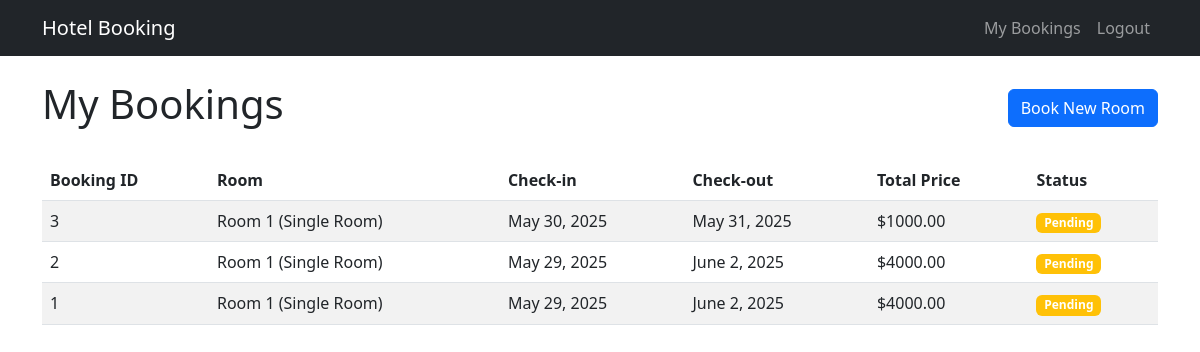
Before: /history/ (signed in) with the older database file.
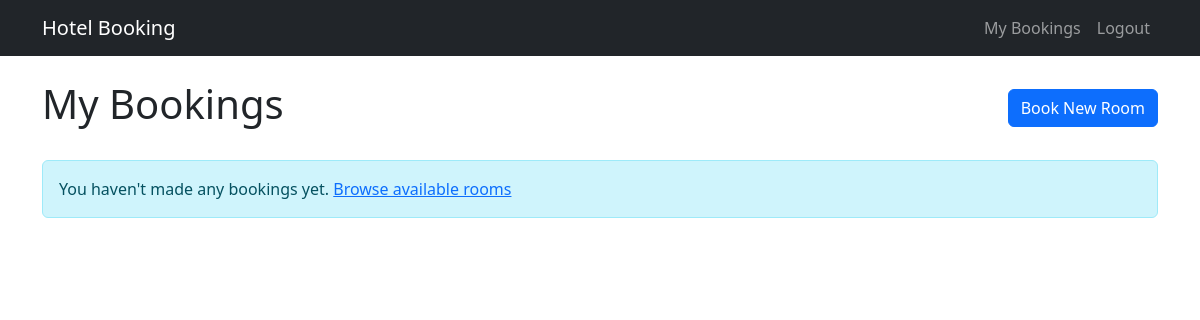
After: the same page with the newer database file.
### bookings/models.py (models this page shows, shortened)
class Booking(models.Model):
    STATUS_CHOICES = [
        ('PENDING', 'Pending'),
        ('CONFIRMED', 'Confirmed'),
        ('CANCELLED', 'Cancelled'),
    ]
    user = models.ForeignKey(User, on_delete=models.CASCADE)
    room = models.ForeignKey(Room, on_delete=models.CASCADE)
    check_in_date = models.DateField()
    check_out_date = models.DateField()
    status = models.CharField(max_length=10, choices=STATUS_CHOICES, default='PENDING')
    total_price = models.DecimalField(max_digits=10, decimal_places=2)
    created_at = models.DateTimeField(auto_now_add=True)
    updated_at = models.DateTimeField(auto_now=True)
    objects = BookingManager()
    class Meta:
        ordering = ['-created_at']

class Room(models.Model):
    ROOM_TYPES = [
        ('SINGLE', 'Single Room'),
        ('DOUBLE', 'Double Room'),
        ('SUITE', 'Suite'),
    ]
    number = models.CharField(max_length=10, unique=True)
    room_type = models.CharField(max_length=10, choices=ROOM_TYPES)
    price_per_night = models.DecimalField(max_digits=10, decimal_places=2)
    capacity = models.IntegerField()
    description = models.TextField()
    is_available = models.BooleanField(default=True)

### bookings/views.py (the view)
# urls.py: path('history/', views.booking_history, name='booking_history'),
@login_required
def booking_history(request):
    key = f'booking_for_user_{request.user.pk}'
    bookings = cache.get(key)
    if not bookings:
        bookings = Booking.objects.bookings_for_user(user=request.user)
        cache.set(key, bookings, timeout=15 * 60)
    total_bookings = Booking.objects.count()
    long_time_execute()
    return render(
        request,
        'bookings/booking_history.html',
        {
            'bookings': bookings,
            'total_bookings':total_bookings
        }
    )

### bookings/models.py (called while the page is built)
    def bookings_for_user(self, user):
        import time
        return self.filter(user=user)

### bookings/views.py (called while the page is built)
@lru_cache(maxsize=2)
def long_time_execute():
    return 5

### bookings/templates/bookings/booking_history.html (shortened to what this page needs)
{% extends 'bookings/base.html' %}
{% load cache %}
{% block content %}
<div class="d-flex justify-content-between align-items-center mb-4">
    <h1>My Bookings</h1>
    <a href="{% url 'bookings:room_list' %}" class="btn btn-primary">
         Book New Room
    </a>
</div>
{% if bookings %}
    <div class="table-responsive">
        <table class="table table-striped">
            <thead>
                <tr>
                    <th>Booking ID</th>
                    <th>Room</th>
                    <th>Check-in</th>
                    <th>Check-out</th>
                    <th>Total Price</th>
                    <th>Status</th>
                </tr>
            </thead>
            <tbody>
                {% cache 300 latest_bookings %}
                    {% for booking in bookings %}
                    <tr>
                        <td>{{ booking.id }}</td>
                        <td>Room {{ booking.room.number }} ({{ booking.room.get_room_type_display }})</td>
                        <td>{{ booking.check_in_date }}</td>
                        <td>{{ booking.check_out_date }}</td>
                        <td>${{ booking.total_price }}</td>
                        <td>
                            <span class="badge {% if booking.status == 'CONFIRMED' %}bg-success{% elif booking.status == 'PENDING' %}bg-warning{% else %}bg-danger{% endif %}">
                                {{ booking.get_status_display }}
                            </span>
                        </td>
                    </tr>
                    {% endfor %}
                {% endcache %}
            </tbody>
        </table>
    </div>
{% else %}
    <div class="alert alert-info">
        You haven't made any bookings yet. <a href="{% url 'bookings:room_list' %}">Browse available rooms</a>
    </div>
{% endif %}
{% endblock %}

Changed rows visible on the page:
removed Booking: id "3", room.number "1", room.room_type "Single Room", check_in_date "May 30, 2025", check_out_date "May 31, 2025", total_price "1000.00", status "Pending"
removed Booking: id "2", room.number "1", room.room_type "Single Room", check_in_date "May 29, 2025", check_out_date "June 2, 2025", total_price "4000.00", status "Pending"
removed Booking: id "1", room.number "1", room.room_type "Single Room", check_in_date "May 29, 2025", check_out_date "June 2, 2025", total_price "4000.00", status "Pending"
Other visible differences:
text no longer shown: "Booking ID Room Check-in Check-out Total Price Status"
text now shown: "You haven't made any bookings yet. Browse available rooms"
